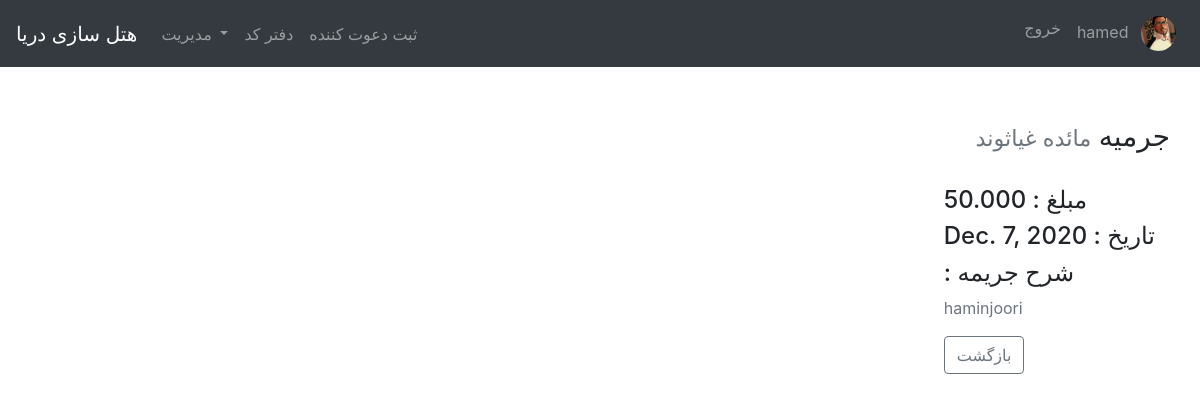
The app's page /penalty_detail/6/ (signed in) with its own data.
### users/models.py (models this page shows, shortened)
class Profile(models.Model):
    user = models.OneToOneField(User, on_delete=models.CASCADE)
    image = models.ImageField(default='default.jpg', upload_to='profile_pics')

### inviters/models.py (models this page shows, shortened)
class Penalty(models.Model):
    inviter = models.ForeignKey(Inviter, on_delete=models.CASCADE)
    date = models.DateField(default=datetime.date.today)
    amount = models.CharField(max_length=20)
    description = models.TextField(null=True)

class Inviter(models.Model):
    first_name = models.CharField(max_length=100)
    last_name = models.CharField(max_length=100)
    date_of_hired = models.DateTimeField(default=timezone.now)
    date_of_fired = models.DateTimeField(null=True, blank=True)
    date_of_start_esurance = models.DateTimeField(null=True, blank=True)
    date_of_end_esurance = models.DateTimeField(null=True, blank=True)
    is_fired = models.BooleanField(default=False)
    phone_num = models.CharField(max_length=11, unique=True)
    company = models.ForeignKey(Company, on_delete=models.PROTECT)
    user = models.ForeignKey(User, on_delete=models.PROTECT)

### inviters/views.py (the view)
# urls.py: path('penalty_detail/<int:pk>/', PenaltyDetailView.as_view(), name="penalty_detail"),
class PenaltyDetailView(LoginRequiredMixin, DetailView):
    model = Penalty

### inviters/templates/inviters/penalty_detail.html
{% extends "base.html" %}
{% block content %}
    <div class="row mb-4" dir="rtl">
        <h3>
            جرمیه
            <small class="text-muted"> {{ object.inviter.first_name }} {{ object.inviter.last_name }}
            </small>
        </h3>
    </div>
    <div dir="rtl" style="float: right">
        <h4> مبلغ : {{ object.amount }}</h4>
        <h4> تاریخ : {{ object.date }}</h4>
        <h4> شرح جریمه :</h4>
        <p class="text-muted font-size-sm">{{ object.description }}</p>
        <a class="btn btn-outline-secondary" href="{% url 'penalty_list' object.inviter.id %}">
            بازگشت
        </a>
    </div>
{% endblock %}

### inviters/templates/base.html (shortened to what this page needs)
<!doctype html>
<html lang="en">
<head>
    <link rel="stylesheet" href="https://cdn.jsdelivr.net/npm/bootstrap@4.5.3/dist/css/bootstrap.min.css"
>
</head>
<body>
<nav class="navbar navbar-expand-lg navbar-dark bg-dark fixed-top">
    <a class="navbar-brand" href="/">هتل سازی دریا</a>
    <div class="collapse navbar-collapse" id="navbarNav">
        {% if user.is_authenticated %}
            <ul class="navbar-nav mr-auto">
                {% if user.is_superuser %}
                    <li class="nav-item dropdown">
                        <a class="nav-link dropdown-toggle" href="#" id="navbarDropdown" role="button"
                           data-toggle="dropdown" aria-haspopup="true" aria-expanded="false">
                            مدیریت
                        </a>
                    </li>
                {% endif %}
                <li class="nav-item">
                    <a class="nav-link" href="{% url 'daftarcode' %}">دفتر کد</a>
                </li>
                <li class="nav-item">
                    <a class="nav-link" href="{% url 'inviter_new' %}">ثبت دعوت کننده</a>
                </li>
            </ul>
        {% endif %}
        <ul class="navbar-nav ml-auto">
            {% if user.is_authenticated %}
                <li class="nav-item">
                    <a class="nav-link" href="{% url 'logout' %}">خروج</a>
                </li>
                <li class="nav-item">
                    <a class="nav-link" href="{% url 'profile' %}">
                        {{ user.username }}
                        <img class="rounded-circle z-depth-0 ml-2"
                             alt="avatar image"
                             height="35"
                             src="{{ user.profile.image.url }}">
                    </a>
                </li>
            {% else %}
                <li class="nav-item">
                    <a class="nav-link" href="{% url 'login' %}">ورود</a>
                </li>
            {% endif %}
        </ul>
    </div>
</nav>
<br><br><br><br>
<main role="main" class="container mb-4">
    <div class="row mt-4">
        <div class="col-md-12">
            {% block content %}
            {% endblock %}
        </div>
    </div>
</main>
</body>
</html>

### records on screen
Penalty: inviter.first_name "مائده", inviter.last_name "غیاثوند", amount "50.000", date "Dec. 7, 2020", description "haminjoori"

### other values on screen
{{ user.username }} "hamed"
